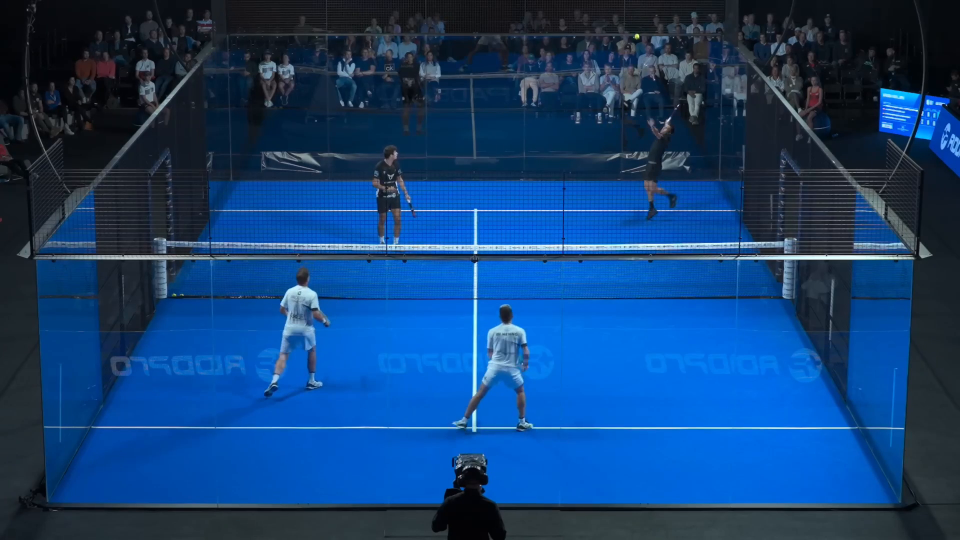
#> input picture frame 6 of data/samples/overhead/bandeja/Bandaja 1.mp4, 1920 x 1080 px (shown at 1/2 size)
$ python train_shot_model.py
#> lines starting #> are read from the running program, lines starting #| are printed output that depends on the picture
### utils/video_processor.py
import cv2
import numpy as np

MODEL_FRAMES = 30


def extract_keypoints_from_video(video_path: str):
    """
    Mediapipe-free version.
    Extracts extremely lightweight motion+pose proxy features.

    This function:
    - Reads video frames
    - Converts to grayscale
    - Computes frame differences
    - Extracts simple movement statistics per frame
    - Returns a (num_frames, feature_dim) numpy array
    """

    cap = cv2.VideoCapture(video_path)
    if not cap.isOpened():
        print("❌ Could not open video:", video_path)
        return None

    prev = None
    feature_list = []

    while True:
        ret, frame = cap.read()
        if not ret:
            break

        # Resize for speed + consistency
        frame = cv2.resize(frame, (256, 144))

        gray = cv2.cvtColor(frame, cv2.COLOR_BGR2GRAY)
        gray = gray.astype("float32")

        if prev is None:
            prev = gray
            continue

        diff = cv2.absdiff(gray, prev)

        # Feature extraction (simple motion descriptors)
        mean_motion = np.mean(diff)
        max_motion = np.max(diff)
        std_motion = np.std(diff)

        # Histogram-based motion
        hist = cv2.calcHist([diff.astype("uint8")], [0], None, [16], [0, 256])
        hist = hist.flatten()

        feature_vector = np.concatenate([[mean_motion, max_motion, std_motion], hist])
        feature_list.append(feature_vector)

        prev = gray

    cap.release()

    if len(feature_list) == 0:
        return None

    return np.array(feature_list)


# [24 lines left out: function summarize_feature_sequence, not called in this run]


def extract_clip_features(video_path: str, target_frames: int = MODEL_FRAMES):
    """
    Convenience helper for training/inference from a video file path.
    """
    seq = extract_keypoints_from_video(video_path)
    return summarize_feature_sequence(seq, target_frames=target_frames)

### scripts/train_shot_model.py
import sys
import os
import glob
import numpy as np
import joblib
import json
from datetime import datetime
from sklearn.ensemble import RandomForestClassifier
from sklearn.model_selection import train_test_split
from sklearn.metrics import classification_report, accuracy_score

# Add root path so utils imports work
sys.path.append(os.path.abspath(os.path.join(os.path.dirname(__file__), "..")))

from utils.video_processor import extract_clip_features, MODEL_FRAMES

BASE_DIR = os.path.abspath(os.path.join(os.path.dirname(__file__), ".."))
DATA_DIR = os.getenv("PADELEDGE_DATA_DIR", os.path.join(BASE_DIR, "data", "samples"))
MODEL_PATH = os.getenv("PADELEDGE_MODEL_PATH", os.path.join(BASE_DIR, "models", "shot_classifier.pkl"))
METRICS_PATH = os.getenv("PADELEDGE_METRICS_PATH", os.path.join(BASE_DIR, "models", "metrics.json"))
ARCHIVE_DIR = os.getenv("PADELEDGE_ARCHIVE_DIR", os.path.join(BASE_DIR, "models", "archive"))
RELEASE_REPORT_PATH = os.getenv(
    "PADELEDGE_RELEASE_REPORT_PATH",
    os.path.join(BASE_DIR, "models", "release_report.json"),
)
MIN_ACCURACY = float(os.getenv("PADELEDGE_MIN_ACCURACY", "0.65"))
MIN_MACRO_F1 = float(os.getenv("PADELEDGE_MIN_MACRO_F1", "0.55"))


def find_training_videos():
    files = []
    labels = []

    for root, dirs, _ in os.walk(DATA_DIR):
        for d in dirs:
            class_dir = os.path.join(root, d)
            label = d.lower()

            video_files = glob.glob(os.path.join(class_dir, "*.mp4"))
            video_files += glob.glob(os.path.join(class_dir, "*.mov"))
            video_files += glob.glob(os.path.join(class_dir, "*.avi"))

            for vf in video_files:
                files.append(vf)
                labels.append(label)

    return files, labels


def load_training_data(verbose=True):
    if verbose:
        print("📂 Scanning training data folder:", DATA_DIR)

    files, labels = find_training_videos()

    if verbose:
        print(f"Found {len(files)} videos")

    X = []
    y = []

    for vf, label in zip(files, labels):
        if verbose:
            print(f"➡ Extracting fixed-length features from: {vf}")

        features = extract_clip_features(vf, target_frames=MODEL_FRAMES)

        if features is None:
            if verbose:
                print("⚠ No frame features detected — skipping")
            continue

        X.append(features)
        y.append(label)

    return np.array(X, dtype=np.float32), np.array(y)


def _archive_existing_model_if_present():
    if not os.path.exists(MODEL_PATH):
        return None

    os.makedirs(ARCHIVE_DIR, exist_ok=True)
    ts = datetime.now().strftime("%Y%m%d_%H%M%S")
    archived_path = os.path.join(ARCHIVE_DIR, f"shot_classifier_{ts}.pkl")
    os.replace(MODEL_PATH, archived_path)
    return archived_path


def _build_metrics(y_true, preds, trained_on_full_data=False):
    if y_true is None or preds is None:
        return {
            "timestamp": datetime.now().isoformat(),
            "dummy": True,
            "reason": "No validation split available",
        }

    report = classification_report(y_true, preds, output_dict=True, zero_division=0)
    per_class = {}
    for label, payload in report.items():
        if label in ("accuracy", "macro avg", "weighted avg"):
            continue
        if isinstance(payload, dict):
            per_class[label] = {
                "precision": payload.get("precision", 0.0),
                "recall": payload.get("recall", 0.0),
                "f1": payload.get("f1-score", 0.0),
                "support": int(payload.get("support", 0)),
            }

    return {
        "timestamp": datetime.now().isoformat(),
        "accuracy": float(accuracy_score(y_true, preds)),
        "macro_f1": float(report.get("macro avg", {}).get("f1-score", 0.0)),
        "weighted_f1": float(report.get("weighted avg", {}).get("f1-score", 0.0)),
        "per_class": per_class,
        "trained_on_full_data": trained_on_full_data,
        "feature_frames": MODEL_FRAMES,
        "feature_dim": None,
    }


def train_model(verbose=True):
    X, y = load_training_data(verbose=verbose)

    if len(X) == 0:
        raise RuntimeError("❌ No training data found! Aborting training.")

    if verbose:
        print("📊 Training model...")

    labels, counts = np.unique(y, return_counts=True)
    can_stratify = len(labels) >= 2 and np.min(counts) >= 2 and len(X) >= 5

    model = RandomForestClassifier(
        n_estimators=400,
        max_depth=None,
        class_weight="balanced",
        n_jobs=-1
    )

    if can_stratify:
        X_train, X_test, y_train, y_test = train_test_split(
            X, y, test_size=0.2, random_state=42, stratify=y
        )
        model.fit(X_train, y_train)
        preds = model.predict(X_test)
        metrics_payload = _build_metrics(y_test, preds, trained_on_full_data=False)
        if verbose:
            print("\n=== CLASSIFICATION REPORT ===\n")
            print(classification_report(y_test, preds, zero_division=0))
    else:
        # Fallback for very small datasets where stratified split is invalid.
        model.fit(X, y)
        metrics_payload = {
            "timestamp": datetime.now().isoformat(),
            "dummy": True,
            "reason": "Dataset too small for stratified validation split",
            "num_samples": int(len(X)),
            "num_classes": int(len(labels)),
            "feature_frames": MODEL_FRAMES,
            "feature_dim": int(X.shape[1]) if X.ndim == 2 else None,
        }
        if verbose:
            print("⚠ Trained on full dataset (no holdout metrics available).")

    metrics_payload["feature_dim"] = int(X.shape[1]) if X.ndim == 2 else None
    metrics_payload["model_version"] = datetime.now().strftime("%Y%m%d_%H%M%S")
    metrics_payload["min_accuracy_gate"] = MIN_ACCURACY
    metrics_payload["min_macro_f1_gate"] = MIN_MACRO_F1

    has_existing_model = os.path.exists(MODEL_PATH)
    gate_evaluated = not metrics_payload.get("dummy", False)
    gate_passed = True
    if gate_evaluated:
        gate_passed = (
            metrics_payload.get("accuracy", 0.0) >= MIN_ACCURACY
            and metrics_payload.get("macro_f1", 0.0) >= MIN_MACRO_F1
        )

    # Cold-start override: if there is no existing model, promote candidate even if gate fails.
    promoted = gate_passed or (not has_existing_model)
    archived_previous = None
    if promoted and has_existing_model:
        archived_previous = _archive_existing_model_if_present()

    os.makedirs(os.path.dirname(MODEL_PATH), exist_ok=True)
    os.makedirs(os.path.dirname(METRICS_PATH), exist_ok=True)
    os.makedirs(os.path.dirname(RELEASE_REPORT_PATH), exist_ok=True)
    if promoted:
        joblib.dump(model, MODEL_PATH)

    metrics_payload["promoted"] = promoted
    metrics_payload["release_gate_evaluated"] = gate_evaluated
    metrics_payload["release_gate_passed"] = bool(gate_passed) if gate_evaluated else None
    metrics_payload["release_gate_blocked"] = bool(
        gate_evaluated and not gate_passed and has_existing_model
    )
    metrics_payload["archived_previous_model"] = archived_previous
    metrics_payload["active_model_path"] = MODEL_PATH

    with open(METRICS_PATH, "w", encoding="utf-8") as f:
        json.dump(metrics_payload, f, ensure_ascii=False, indent=2)
    with open(RELEASE_REPORT_PATH, "w", encoding="utf-8") as f:
        json.dump(metrics_payload, f, ensure_ascii=False, indent=2)

    if verbose:
        if promoted:
            print(f"✅ Model promoted to: {MODEL_PATH}")
        else:
            print("⚠ Release gate blocked promotion; existing model kept.")
        print(f"✅ Metrics saved to: {METRICS_PATH}")
        print(f"✅ Release report saved to: {RELEASE_REPORT_PATH}")

    return promoted


def main(verbose=False):
    try:
        train_model(verbose=verbose)
#> in extract_keypoints_from_video, frame is the input picture: shape (1080, 1920, 3); mean B, G, R 116.8, 64.4, 19.3
#> in extract_keypoints_from_video, `frame = cv2.resize(frame, (256, 144))`:
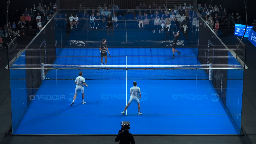
#> frame: shape (144, 256, 3); mean B, G, R 116.4, 63.9, 18.9
#> in extract_keypoints_from_video, `gray = cv2.cvtColor(frame, cv2.COLOR_BGR2GRAY)`:
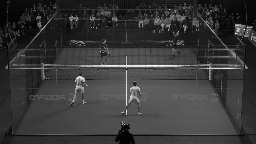
#> gray: shape (144, 256); min 2, max 250, mean 56.4
    except Exception as e:
        print("❌ TRAINING ERROR:", str(e))
        raise


if __name__ == "__main__":
    import argparse
    parser = argparse.ArgumentParser()
    parser.add_argument("-v", "--verbose", action="store_true")
    args = parser.parse_args()

    main(verbose=args.verbose)

$ run again, starting later in the video
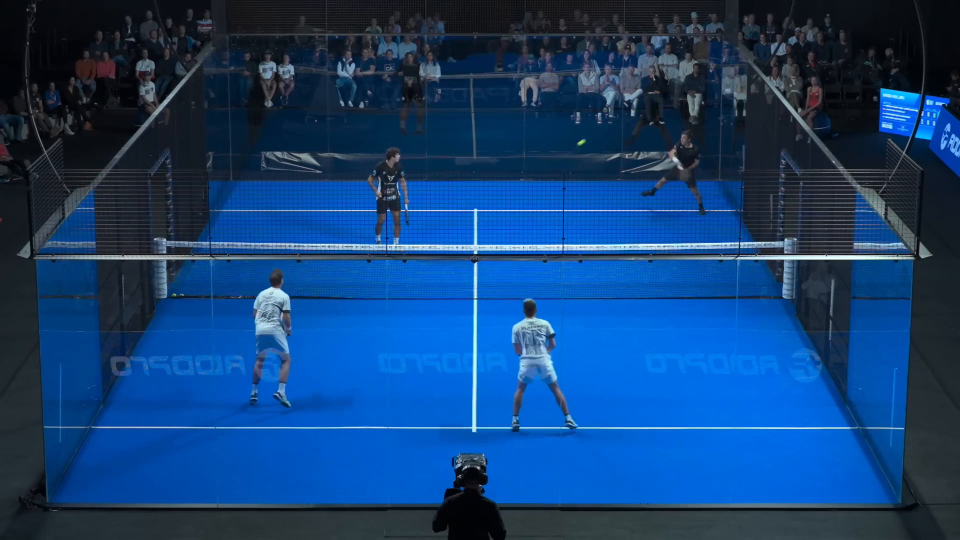
#> input picture frame 28 of data/samples/overhead/bandeja/Bandaja 1.mp4, 1920 x 1080 px (shown at 1/2 size)
#> in extract_keypoints_from_video, frame is the input picture: shape (1080, 1920, 3); mean B, G, R 116.7, 64.4, 19.4
#> in extract_keypoints_from_video, `frame = cv2.resize(frame, (256, 144))`:
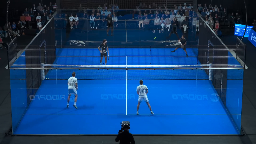
#> frame: shape (144, 256, 3); mean B, G, R 116.3, 63.9, 18.9
#> in extract_keypoints_from_video, `gray = cv2.cvtColor(frame, cv2.COLOR_BGR2GRAY)`:
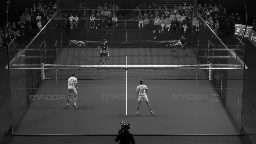
#> gray: shape (144, 256); min 2, max 250, mean 56.4

$ run again, starting later in the video
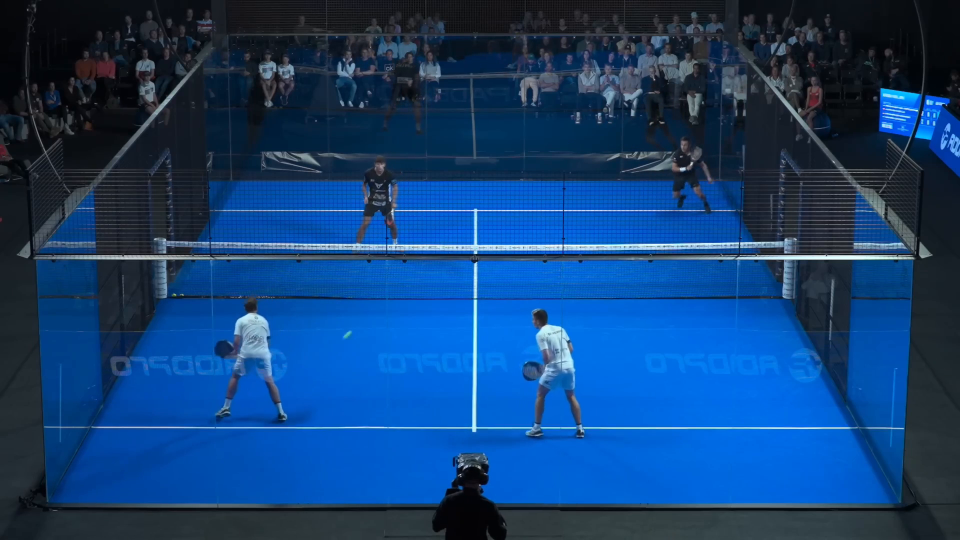
#> input picture frame 50 of data/samples/overhead/bandeja/Bandaja 1.mp4, 1920 x 1080 px (shown at 1/2 size)
#> in extract_keypoints_from_video, frame is the input picture: shape (1080, 1920, 3); mean B, G, R 116.6, 64.3, 19.4
#> in extract_keypoints_from_video, `frame = cv2.resize(frame, (256, 144))`:
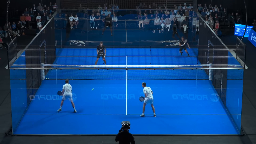
#> frame: shape (144, 256, 3); mean B, G, R 116.2, 63.9, 18.9
#> in extract_keypoints_from_video, `gray = cv2.cvtColor(frame, cv2.COLOR_BGR2GRAY)`:
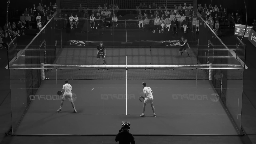
#> gray: shape (144, 256); min 2, max 249, mean 56.4
